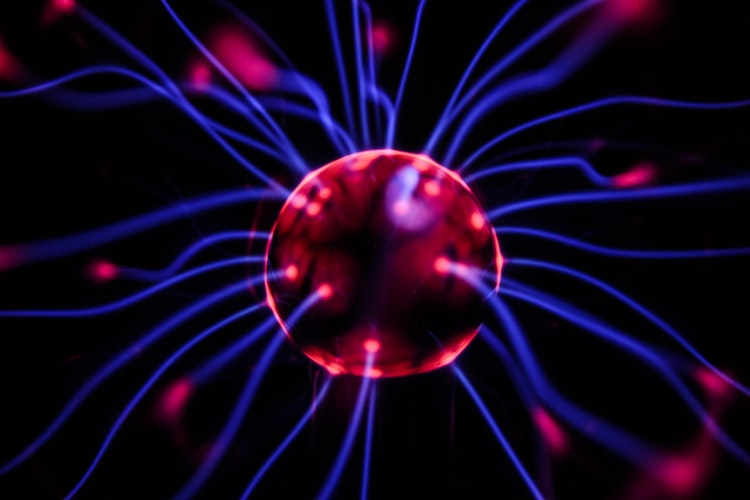
#> input picture flash_card_images/1.png, 750 x 500 px, found by its file name; its folder holds only this picture in this run
$ python resize_flash_card_images.py   (older library calls are emulated)
#> lines starting #> are read from the running program, lines starting #| are printed output that depends on the picture
# -*- coding: utf-8 -*-
"""
Created on Wed Oct 10 07:47:29 2018

@author: Michael Brown
"""

from PIL import Image
import os, sys
cwd = os.getcwd()
path = cwd + '\\flash_card_images\\'
dirs = os.listdir( path )
final_size = 400;

def resize_aspect_fit():
    for item in dirs:
         if item == '.DS_Store':
             continue
         if os.path.isfile(path+item):
             im = Image.open(path+item)
#> im is the input picture: PIL image 750x500 RGB; mean R, G, B 22.6, 6.8, 35.1
             f, e = os.path.splitext(path+item)
             size = im.size
#> size = (750, 500)
             ratio = float(final_size) / max(size)
#> ratio = 0.533
             new_image_size = tuple([int(x*ratio) for x in size])
#> new_image_size = (400, 266)
             im = im.resize(new_image_size, Image.ANTIALIAS)
#> im: PIL image 400x266 RGB
             new_im = Image.new("RGB", (final_size, final_size))
#> new_im: PIL image 400x400 RGB; every value is 0
             new_im.paste(im, ((final_size-new_image_size[0])//2, (final_size-new_image_size[1])//2))
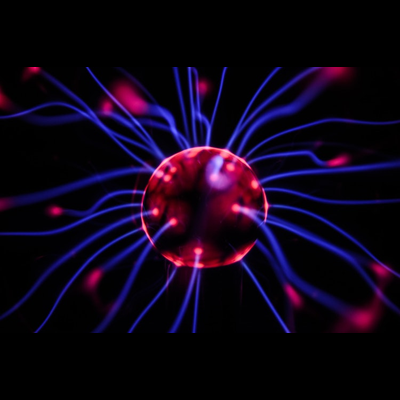
#> new_im: PIL image 400x400 RGB; mean R, G, B 15, 4.6, 23.3
             if ('resized' in f):
                    continue
             else:
                 new_im.save(f + 'resized.jpg', 'png', quality=100)
resize_aspect_fit()

$ run again, on flash_card_images/3.png
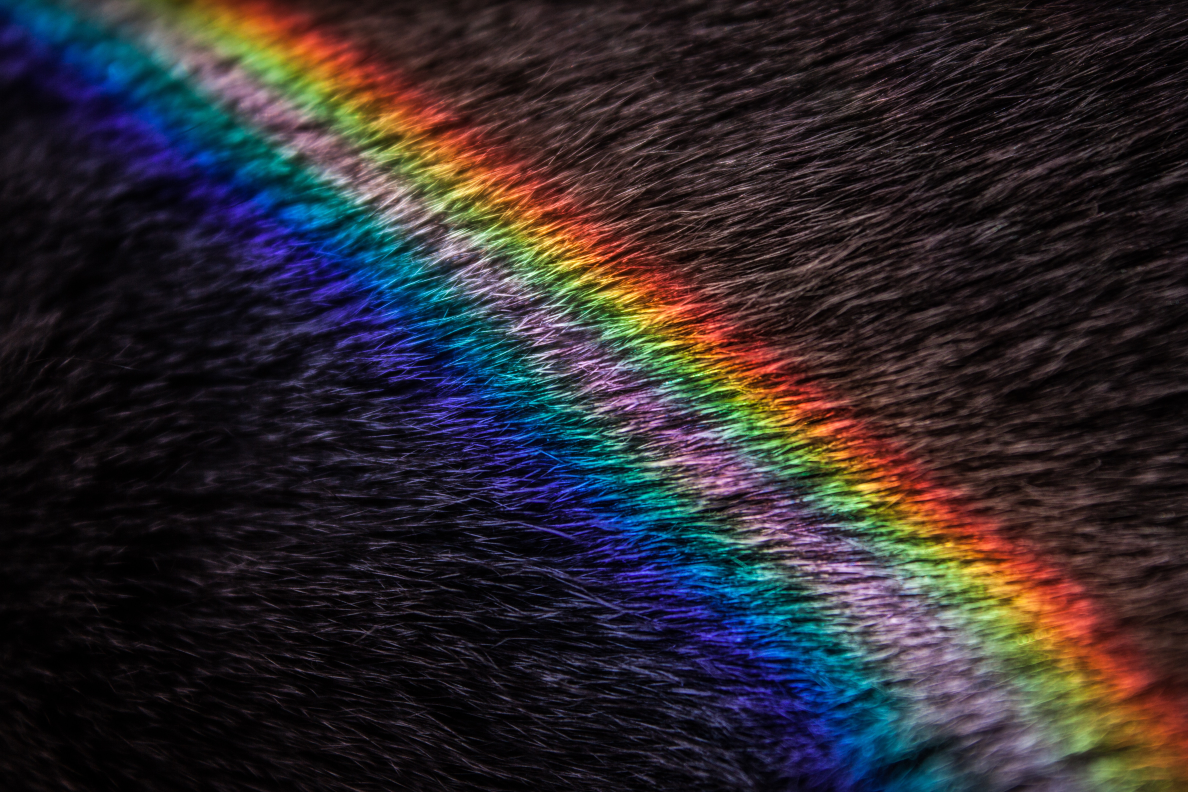
#> input picture flash_card_images/3.png, 4752 x 3168 px, found by its file name (shown at 1/4 size)
#> in resize_aspect_fit, im is the input picture: PIL image 4752x3168 RGB; mean R, G, B 46.9, 41.1, 45.2
#> in resize_aspect_fit, `im = im.resize(new_image_size, Image.ANTIALIAS)`:
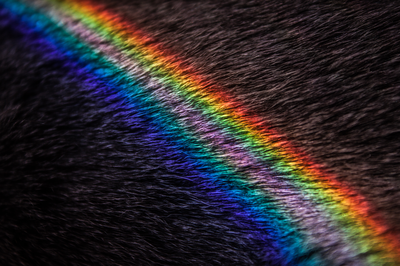
#> im: PIL image 400x266 RGB; mean R, G, B 46.9, 41.1, 45.2
#> in resize_aspect_fit, `new_im.paste(im, ((final_size-new_image_size[0])//2, (final_size-new_i..`:
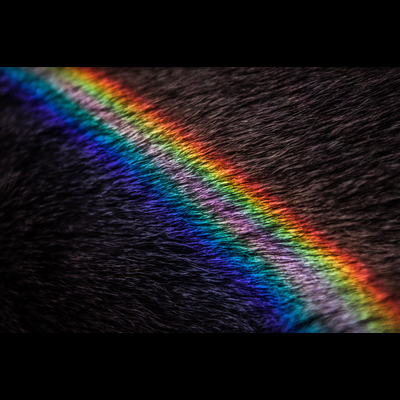
#> new_im: PIL image 400x400 RGB; mean R, G, B 31.2, 27.4, 30.1

$ run again, on flash_card_images/4.png
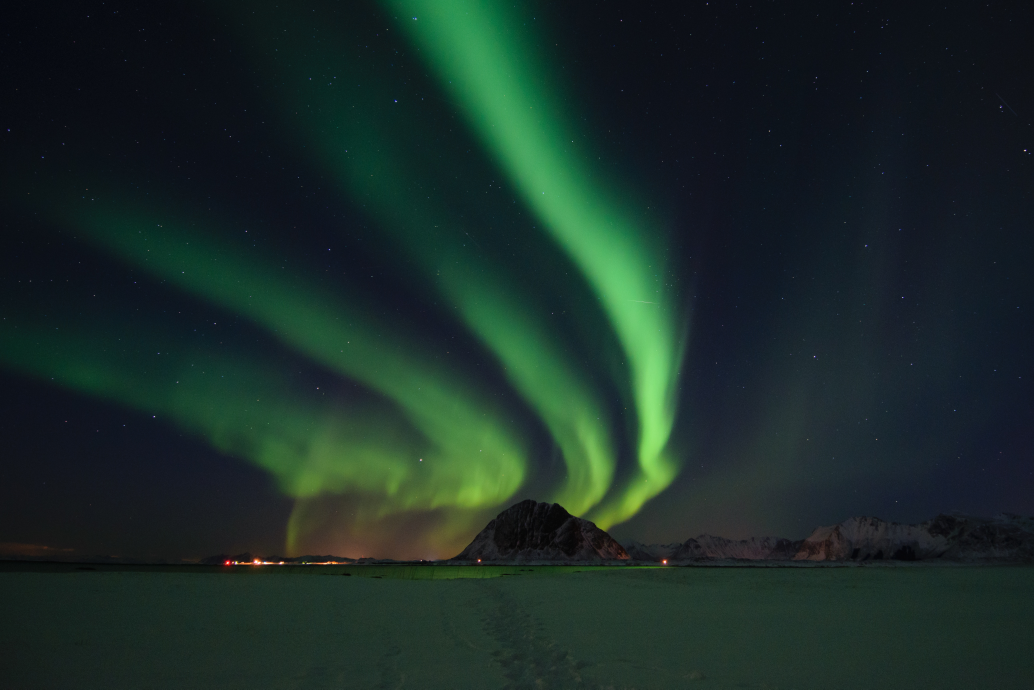
#> input picture flash_card_images/4.png, 5169 x 3446 px, found by its file name (shown at 1/5 size)
#> in resize_aspect_fit, im is the input picture: PIL image 5169x3446 RGB; mean R, G, B 26.1, 44.5, 39.3
#> in resize_aspect_fit, `im = im.resize(new_image_size, Image.ANTIALIAS)`:
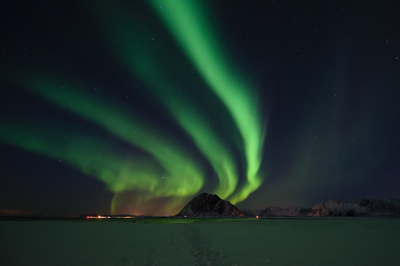
#> im: PIL image 400x266 RGB; mean R, G, B 26.1, 44.5, 39.3
#> in resize_aspect_fit, `new_im.paste(im, ((final_size-new_image_size[0])//2, (final_size-new_i..`:
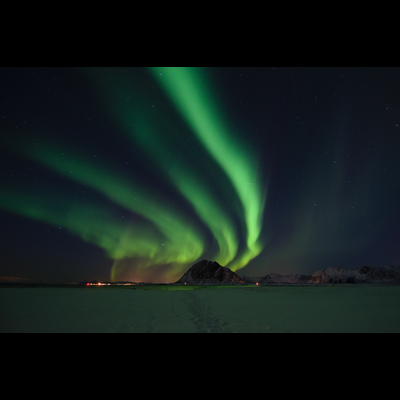
#> new_im: PIL image 400x400 RGB; mean R, G, B 17.4, 29.6, 26.1
